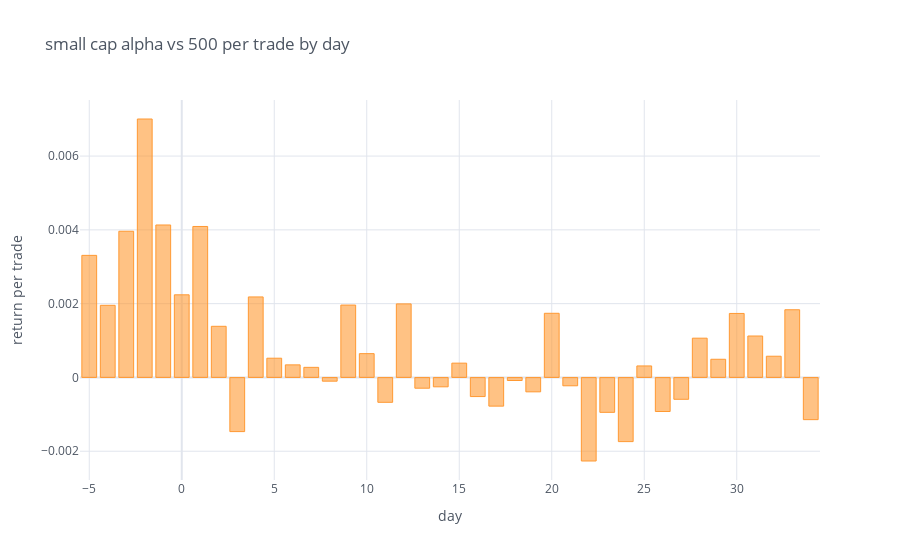

The notebook cell this image was saved under:
### Code cell
broker_trade_analytics_alpha300_df_large.mean(axis = 1).iplot(kind = "bar",
                                        theme = 'white',
                                        xTitle = "day",
                                        yTitle = "return per trade",
                                        title = "small cap alpha vs 500 per trade by day")

### Figure 1 — Plotly figure (JSON) as saved in the notebook; plotly's stock layout.template omitted (floating-point values rounded to 4 significant figures)
{"data": [{"marker": {"color": "rgba(255, 153, 51, 0.6)", "line": {"color": "rgba(255, 153, 51, 1.0)", "width": 1}}, "name": "None", "orientation": "v", "text": "", "type": "bar", "x": [-5, -4, -3, -2, -1, 0, 1, 2, 3, 4, 5, 6, 7, 8, 9, 10, 11, 12, 13, 14, 15, 16, 17, 18, 19, 20, 21, 22, 23, 24, 25, 26, 27, 28, 29, 30, 31, 32, 33, 34], "y": [0.003309, 0.001955, 0.003962, 0.007005, 0.004132, 0.002239, 0.004092, 0.001386, -0.001468, 0.002182, 0.0005212, 0.0003406, 0.0002734, -0.0001014, 0.001962, 0.0006448, -0.000674, 0.001993, -0.0002918, -0.0002543, 0.0003873, -0.0005185, -0.000778, -8.324e-05, -0.0003903, 0.001739, -0.0002263, -0.002265, -0.0009459, -0.001739, 0.0003118, -0.0009228, -0.0005923, 0.001064, 0.0004921, 0.001734, 0.001123, 0.0005749, 0.001834, -0.001144]}], "layout": {"legend": {"bgcolor": "#FFFFFF", "font": {"color": "#4D5663"}}, "paper_bgcolor": "#FFFFFF", "plot_bgcolor": "#FFFFFF", "title": {"font": {"color": "#4D5663"}, "text": "small cap alpha vs 500 per trade by day"}, "xaxis": {"gridcolor": "#E1E5ED", "showgrid": true, "tickfont": {"color": "#4D5663"}, "title": {"font": {"color": "#4D5663"}, "text": "day"}, "zerolinecolor": "#E1E5ED"}, "yaxis": {"gridcolor": "#E1E5ED", "showgrid": true, "tickfont": {"color": "#4D5663"}, "title": {"font": {"color": "#4D5663"}, "text": "return per trade"}, "zerolinecolor": "#E1E5ED"}}}
